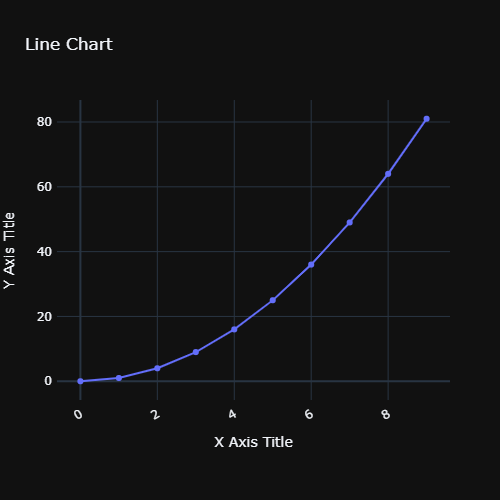

This chart was generated by the following Python code:
import plotly.graph_objects as plot
import numpy as np

np.random.seed(45)

# defining size of the array
size = 10

x = np.arange(10)
y = x ** 2

fig = plot.Figure(data = plot.Scatter(x=x, y=x**2))

fig.layout.template = 'plotly_dark'
fig.update_layout(
    title='Line Chart',
    xaxis_title='X Axis Title',
    yaxis_title='Y Axis Title',
    autosize=True,
    height=500,
    width=500,
    xaxis_tickangle=-30,
    margin=dict(l=50, r=50, b=100, t=100, pad=4)
)
fig.show()
